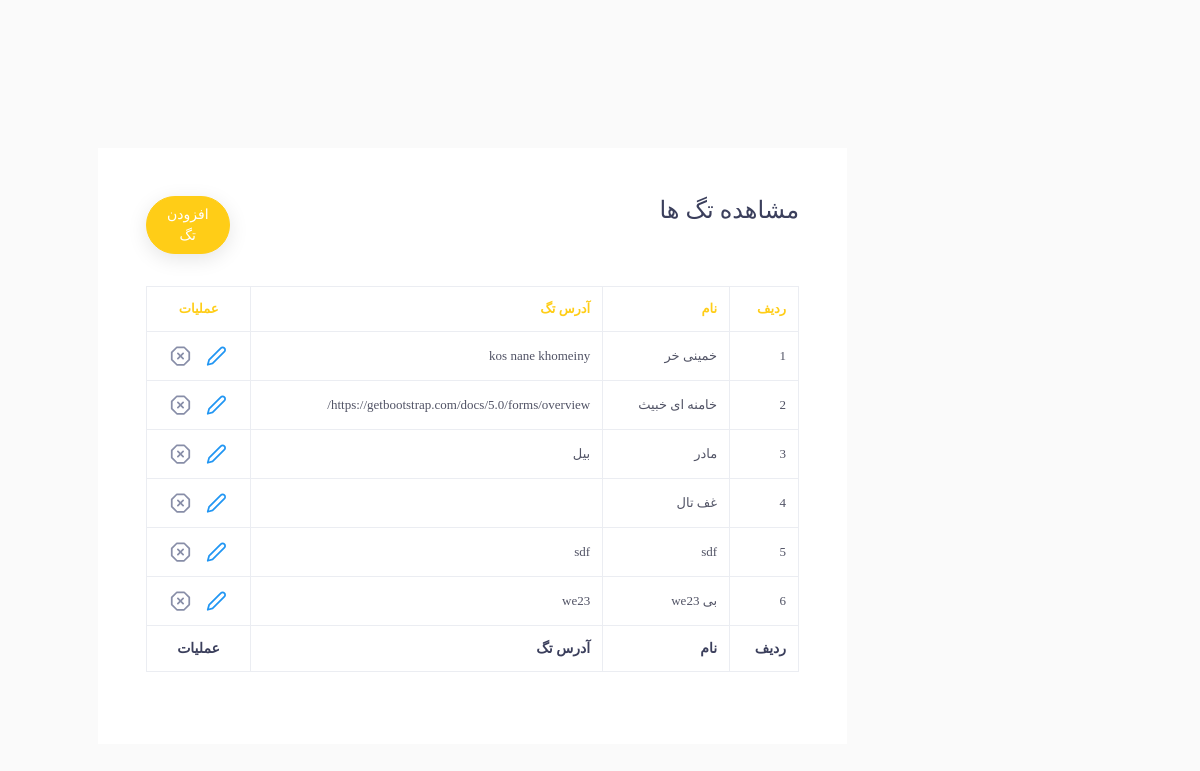
The app's page /dashbaord/tag, older data.
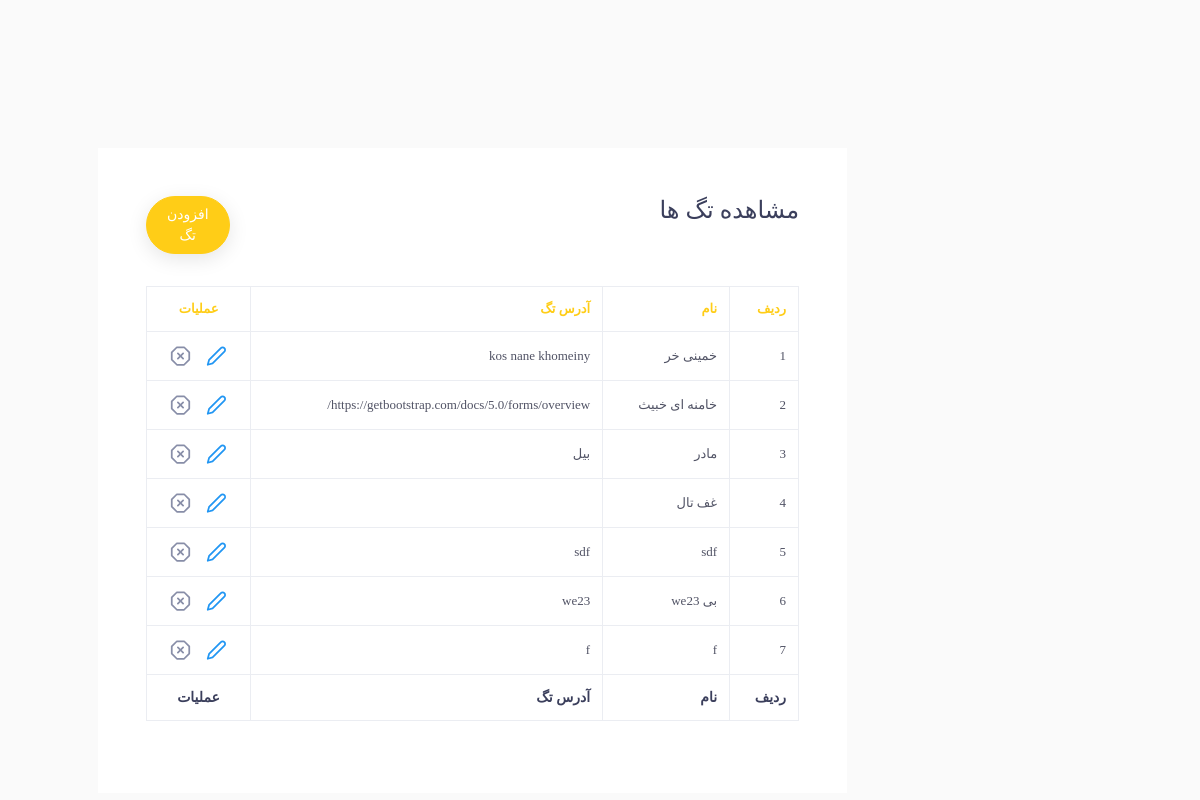
The same page, newer data.
### Post/models.py (models this page shows, shortened)
class ArticleTags(models.Model):
    title = models.CharField(max_length=50, verbose_name="عنوان تگ")
    url = models.TextField(verbose_name="آدرس تگ", unique=True)

### Post/views.py (the view)
# urls.py: path('tag',views.TagManer.as_view(),name="tag_admin"),
class TagManer(ListView):
    template_name = 'Post/listTag.html'
    model = ArticleTags
    context_object_name = 'data'

### Post/templates/Post/listTag.html (shortened to what this page needs)
{% extends 'shared/base.html' %}
{% load static %}
{% block header_reference %}
    <link href="{% static 'admin_panel/assets/css/tables/table-basic.css' %}" rel="stylesheet" type="text/css">
{% endblock %}
{% block content %}
    {% load poll_extras %}
    <div class="col-lg-10 mx-auto mt-5 ">
        <div class="table-responsive bg-white p-5">
            <div class="widget-header">
                <div class="row">
                    <div class="col-xl-10 col-md-10 col-sm-10 col-10 mb-4 ">
                        <h4>مشاهده تگ ها</h4>
                    </div>
                    <div class="col-md-2 mb-4">
                        <a href="{% url 'tag_add_admin'  %}" class="btn btn-primary mb-2 mr-2 btn-rounded">افزودن
                            تگ</a>
                    </div>
                </div>
            </div>
            <table class="table table-bordered table-hover table-condensed mb-4">
                <thead>
                <tr>
                    <th>ردیف</th>
                    <th>نام</th>
                    <th>آدرس تگ</th>
                    <th class="text-center">عملیات</th>
                </tr>
                </thead>
                <tbody>
                {% for item in data %}
                    <tr>
                        <td>
                            {{ forloop.counter }}
                        </td>
                        <td>
                            {{ item.title }}
                        </td>
                        <td>
                            {{ item.url }}
                        </td>
                        <td class="text-center">
                            <ul class="table-controls">
                                <li>
                                    <a href="{% url 'tag_edit_admin' id=item.id  %}"
                                       style="margin-right: 1x;color: red"
                                       class="bs-tooltip mr-2 text-or" data-toggle="tooltip" data-placement="top"
                                       title="" data-original-title="ویرایش">
                                        <svg xmlns="http://www.w3.org/2000/svg" width="24" height="24"
                                             viewBox="0 0 24 24" fill="none" stroke="currentColor" stroke-width="2"
                                             stroke-linecap="round" stroke-linejoin="round"
                                             class="feather feather-edit-2 text-info">
                                            <path d="M17 3a2.828 2.828 0 1 1 4 4L7.5 20.5 2 22l1.5-5.5L17 3z"></path>
                                        </svg>
                                    </a>
                                    <a href="{% url 'tag_delete_admin' item.id %}"
                                       style="margin-right: 3px;color: red"
                                       class="bs-tooltip  text-or" data-toggle="tooltip" data-placement="top"
                                       title="" data-original-title="حذف">
                                    </a>
                                </li>
                            </ul>
                        </td>
                    </tr>
                {% endfor %}
                </tbody>
                <tfoot>
                <tr>
                    <th>ردیف</th>
                    <th>نام</th>
                    <th>آدرس تگ</th>
                    <th class="text-center">عملیات</th>
                </tr>
                </tfoot>
            </table>
        </div>
    </div>
{% endblock %}

Row changes from the older to the newer data that the page shows:
added ArticleTags: title "f", url "f"
